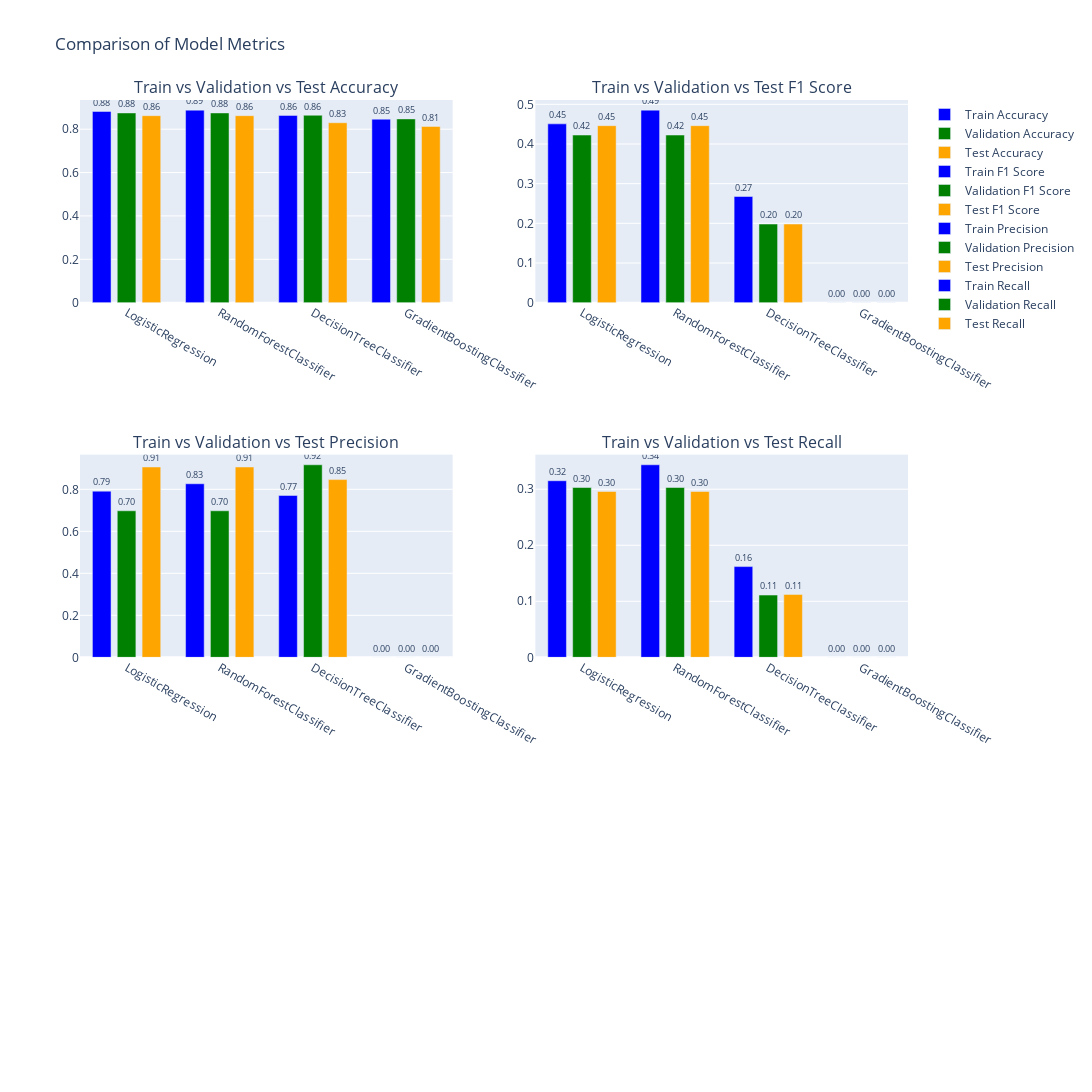

Source (notebook cell):
### Code cell
import plotly.graph_objects as go
from plotly.subplots import make_subplots

# Assuming you have 'results_df' already defined
results_df = results_df.sort_values(by='Validation_Accuracy', ascending=False)
models_ = results_df.index

# Create a 3x2 grid for subplots
fig = make_subplots(
    rows=3, cols=2,
    subplot_titles=(
        'Train vs Validation vs Test Accuracy', 
        'Train vs Validation vs Test F1 Score', 
        'Train vs Validation vs Test Precision', 
        'Train vs Validation vs Test Recall')
)

format_value = lambda x: "{:.2f}".format(x)

# Metrics to plot
metrics = ['Accuracy', 'F1 Score', 'Precision', 'Recall']
prefixes = ['Train_', 'Validation_', 'Test_']

# Loop over the metrics and prefixes to add the traces
for i, metric in enumerate(metrics):
    for prefix in prefixes:
        col = (i % 2) + 1
        row = (i // 2) + 1
        color = 'blue' if prefix == 'Train_' else ('green' if prefix == 'Validation_' else 'orange')  # Changed color for Test set
        fig.add_trace(
            go.Bar(
                x=models_, 
                y=results_df[prefix + metric].values, 
                name=f'{prefix[:-1]} {metric}', 
                marker_color=color,
                text=[format_value(val) for val in results_df[prefix + metric].values], 
                textposition='outside',
                width=0.2,  # Adjusting the bar width
                textfont=dict(size=10)  # Adjusting the text font size
            ), 
            row=row, 
            col=col
        )

fig.update_layout(
    title_text="Comparison of Model Metrics", 
    barmode='group',
    width=1300,  
    height=1200
)
fig.show()

### Figure 1 — Plotly figure (JSON) as saved in the notebook; plotly's stock layout.template omitted (floating-point values rounded to 4 significant figures)
{"data": [{"marker": {"color": "blue"}, "name": "Train Accuracy", "text": ["0.88", "0.89", "0.86", "0.85"], "textfont": {"size": 10}, "textposition": "outside", "type": "bar", "width": 0.2, "x": ["LogisticRegression", "RandomForestClassifier", "DecisionTreeClassifier", "GradientBoostingClassifier"], "xaxis": "x", "y": [0.8818, 0.8879, 0.8636, 0.8461], "yaxis": "y"}, {"marker": {"color": "green"}, "name": "Validation Accuracy", "text": ["0.88", "0.88", "0.86", "0.85"], "textfont": {"size": 10}, "textposition": "outside", "type": "bar", "width": 0.2, "x": ["LogisticRegression", "RandomForestClassifier", "DecisionTreeClassifier", "GradientBoostingClassifier"], "xaxis": "x", "y": [0.875, 0.875, 0.8643, 0.8476], "yaxis": "y"}, {"marker": {"color": "orange"}, "name": "Test Accuracy", "text": ["0.86", "0.86", "0.83", "0.81"], "textfont": {"size": 10}, "textposition": "outside", "type": "bar", "width": 0.2, "x": ["LogisticRegression", "RandomForestClassifier", "DecisionTreeClassifier", "GradientBoostingClassifier"], "xaxis": "x", "y": [0.8623, 0.8623, 0.8298, 0.8126], "yaxis": "y"}, {"marker": {"color": "blue"}, "name": "Train F1 Score", "text": ["0.45", "0.49", "0.27", "0.00"], "textfont": {"size": 10}, "textposition": "outside", "type": "bar", "width": 0.2, "x": ["LogisticRegression", "RandomForestClassifier", "DecisionTreeClassifier", "GradientBoostingClassifier"], "xaxis": "x2", "y": [0.4507, 0.4853, 0.2676, 0], "yaxis": "y2"}, {"marker": {"color": "green"}, "name": "Validation F1 Score", "text": ["0.42", "0.42", "0.20", "0.00"], "textfont": {"size": 10}, "textposition": "outside", "type": "bar", "width": 0.2, "x": ["LogisticRegression", "RandomForestClassifier", "DecisionTreeClassifier", "GradientBoostingClassifier"], "xaxis": "x2", "y": [0.4225, 0.4225, 0.1982, 0], "yaxis": "y2"}, {"marker": {"color": "orange"}, "name": "Test F1 Score", "text": ["0.45", "0.45", "0.20", "0.00"], "textfont": {"size": 10}, "textposition": "outside", "type": "bar", "width": 0.2, "x": ["LogisticRegression", "RandomForestClassifier", "DecisionTreeClassifier", "GradientBoostingClassifier"], "xaxis": "x2", "y": [0.4462, 0.4462, 0.1982, 0], "yaxis": "y2"}, {"marker": {"color": "blue"}, "name": "Train Precision", "text": ["0.79", "0.83", "0.77", "0.00"], "textfont": {"size": 10}, "textposition": "outside", "type": "bar", "width": 0.2, "x": ["LogisticRegression", "RandomForestClassifier", "DecisionTreeClassifier", "GradientBoostingClassifier"], "xaxis": "x3", "y": [0.7912, 0.8263, 0.7708, 0], "yaxis": "y3"}, {"marker": {"color": "green"}, "name": "Validation Precision", "text": ["0.70", "0.70", "0.92", "0.00"], "textfont": {"size": 10}, "textposition": "outside", "type": "bar", "width": 0.2, "x": ["LogisticRegression", "RandomForestClassifier", "DecisionTreeClassifier", "GradientBoostingClassifier"], "xaxis": "x3", "y": [0.6977, 0.6977, 0.9167, 0], "yaxis": "y3"}, {"marker": {"color": "orange"}, "name": "Test Precision", "text": ["0.91", "0.91", "0.85", "0.00"], "textfont": {"size": 10}, "textposition": "outside", "type": "bar", "width": 0.2, "x": ["LogisticRegression", "RandomForestClassifier", "DecisionTreeClassifier", "GradientBoostingClassifier"], "xaxis": "x3", "y": [0.9062, 0.9062, 0.8462, 0], "yaxis": "y3"}, {"marker": {"color": "blue"}, "name": "Train Recall", "text": ["0.32", "0.34", "0.16", "0.00"], "textfont": {"size": 10}, "textposition": "outside", "type": "bar", "width": 0.2, "x": ["LogisticRegression", "RandomForestClassifier", "DecisionTreeClassifier", "GradientBoostingClassifier"], "xaxis": "x4", "y": [0.3151, 0.3435, 0.1619, 0], "yaxis": "y4"}, {"marker": {"color": "green"}, "name": "Validation Recall", "text": ["0.30", "0.30", "0.11", "0.00"], "textfont": {"size": 10}, "textposition": "outside", "type": "bar", "width": 0.2, "x": ["LogisticRegression", "RandomForestClassifier", "DecisionTreeClassifier", "GradientBoostingClassifier"], "xaxis": "x4", "y": [0.303, 0.303, 0.1111, 0], "yaxis": "y4"}, {"marker": {"color": "orange"}, "name": "Test Recall", "text": ["0.30", "0.30", "0.11", "0.00"], "textfont": {"size": 10}, "textposition": "outside", "type": "bar", "width": 0.2, "x": ["LogisticRegression", "RandomForestClassifier", "DecisionTreeClassifier", "GradientBoostingClassifier"], "xaxis": "x4", "y": [0.2959, 0.2959, 0.1122, 0], "yaxis": "y4"}], "layout": {"annotations": [{"font": {"size": 16}, "showarrow": false, "text": "Train vs Validation vs Test Accuracy", "x": 0.225, "xanchor": "center", "xref": "paper", "y": 1, "yanchor": "bottom", "yref": "paper"}, {"font": {"size": 16}, "showarrow": false, "text": "Train vs Validation vs Test F1 Score", "x": 0.775, "xanchor": "center", "xref": "paper", "y": 1, "yanchor": "bottom", "yref": "paper"}, {"font": {"size": 16}, "showarrow": false, "text": "Train vs Validation vs Test Precision", "x": 0.225, "xanchor": "center", "xref": "paper", "y": 0.6111, "yanchor": "bottom", "yref": "paper"}, {"font": {"size": 16}, "showarrow": false, "text": "Train vs Validation vs Test Recall", "x": 0.775, "xanchor": "center", "xref": "paper", "y": 0.6111, "yanchor": "bottom", "yref": "paper"}], "barmode": "group", "height": 1200, "title": {"text": "Comparison of Model Metrics"}, "width": 1300, "xaxis": {"anchor": "y", "domain": [0, 0.45]}, "xaxis2": {"anchor": "y2", "domain": [0.55, 1]}, "xaxis3": {"anchor": "y3", "domain": [0, 0.45]}, "xaxis4": {"anchor": "y4", "domain": [0.55, 1]}, "xaxis5": {"anchor": "y5", "domain": [0, 0.45]}, "xaxis6": {"anchor": "y6", "domain": [0.55, 1]}, "yaxis": {"anchor": "x", "domain": [0.7778, 1]}, "yaxis2": {"anchor": "x2", "domain": [0.7778, 1]}, "yaxis3": {"anchor": "x3", "domain": [0.3889, 0.6111]}, "yaxis4": {"anchor": "x4", "domain": [0.3889, 0.6111]}, "yaxis5": {"anchor": "x5", "domain": [0, 0.2222]}, "yaxis6": {"anchor": "x6", "domain": [0, 0.2222]}}}
